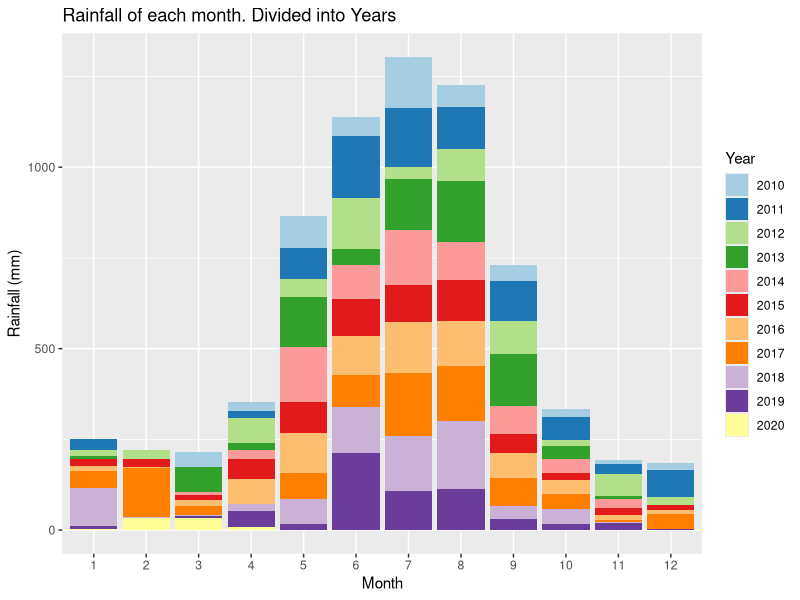
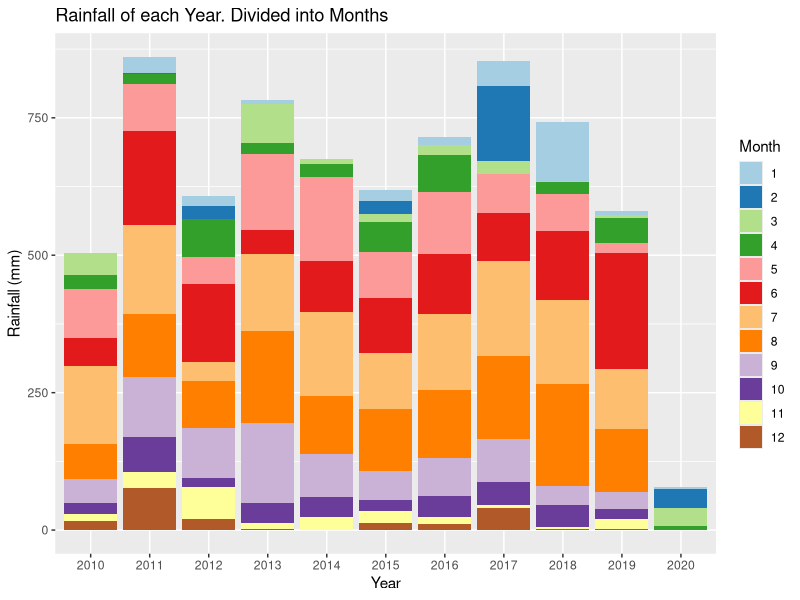
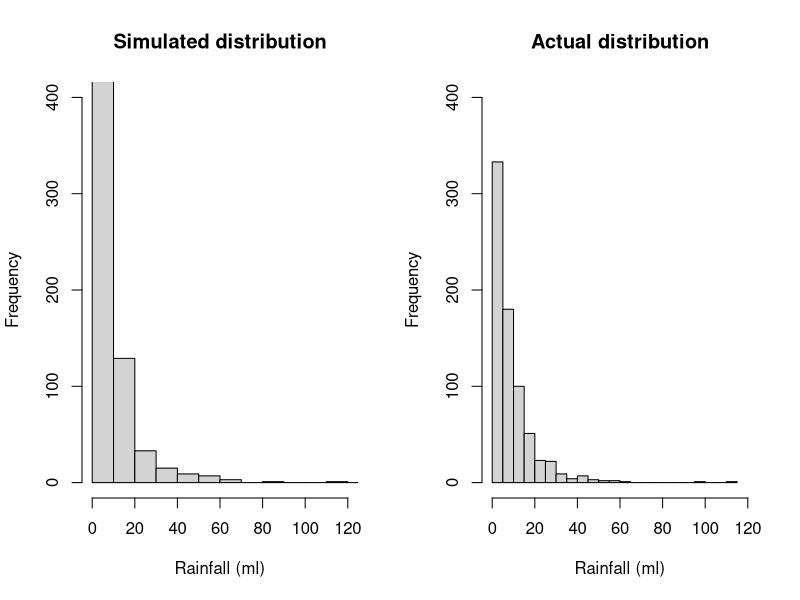
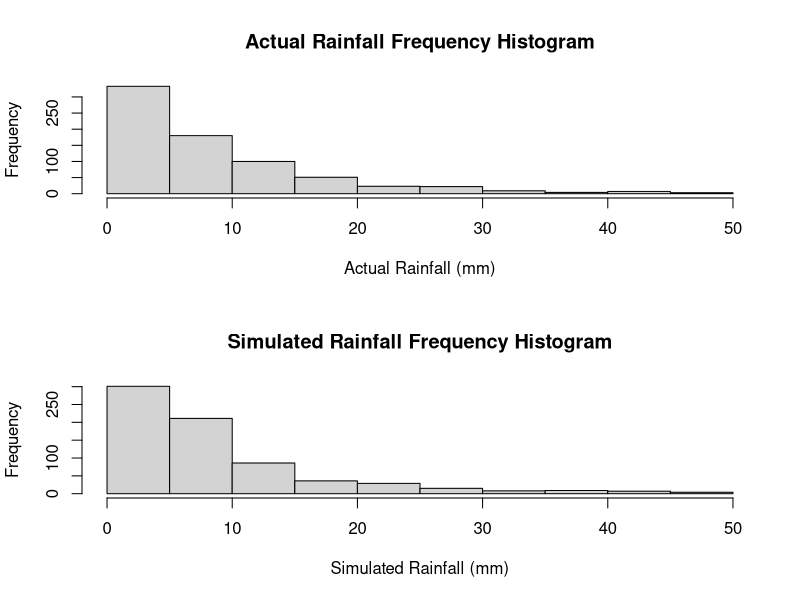
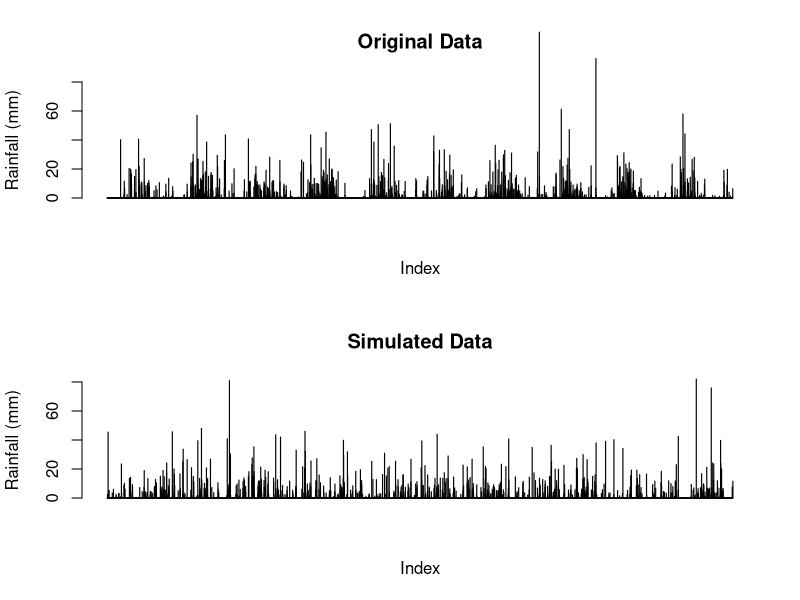
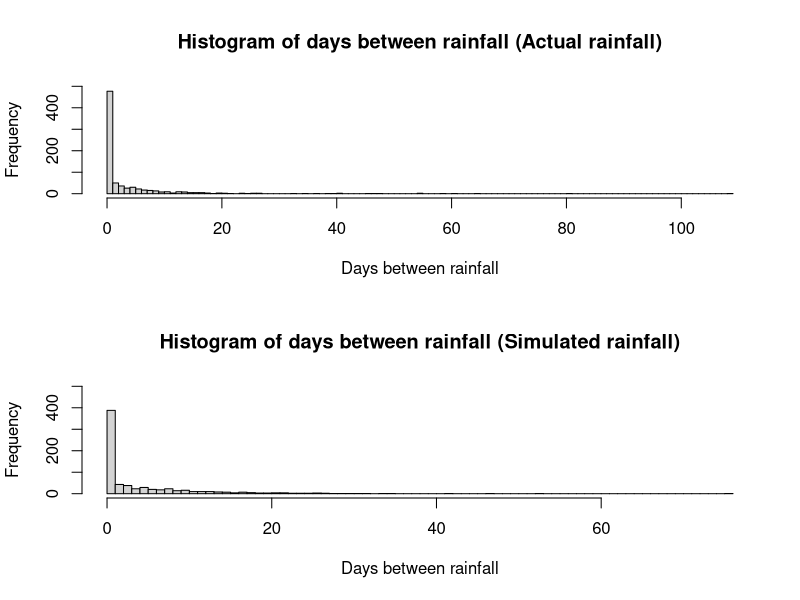
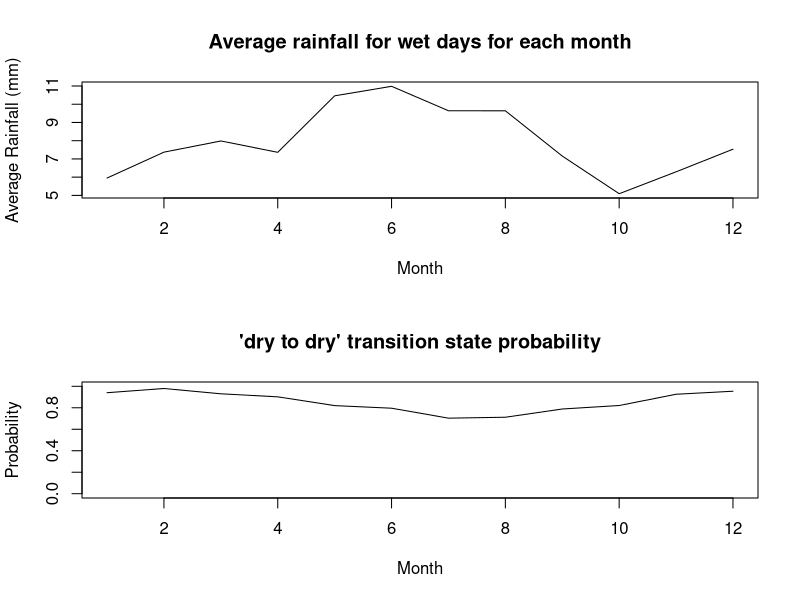
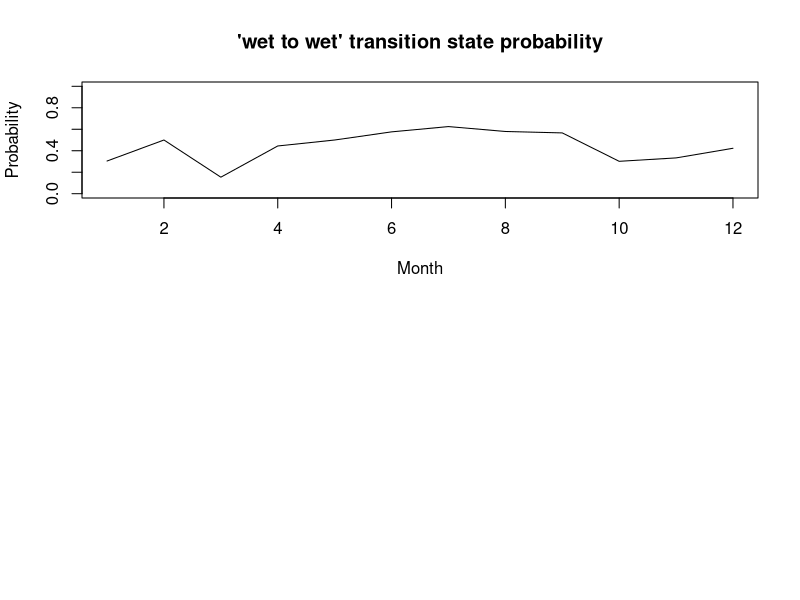

These figures' R source, in order:
## ---- chunk 1
knitr::opts_chunk$set(echo = TRUE)
## ---- chunk 2
# Reading in the data from the csv file
data <-  read.csv("IDCJAC0009_009225_1800_Data.csv")
weather_data <- data
weather_data <- weather_data[which(is.na(weather_data$Rainfall.amount..millimetres.) == FALSE),] # excluding rows with no rainfall record made 
## ---- chunk 3
weather_data$date <- do.call(paste, c(weather_data[c("Day", "Month", "Year")], sep = "-")) # creating a column that contains the date for easy indentification
## ---- chunk 4
# function to categorise day as either 'wet' or 'dry' for the Markov Chain functions
state <- function(x){
  stateList <- c()
  for(ii in 1:length(x)){
    if(x[ii] < 1){
      stateList <- c(stateList, "dry")
    }
    if(x[ii] >= 1){
      stateList <- c(stateList, "wet")
    }
  }
  return(stateList)
}
weather_data$state <- state(weather_data$Rainfall.amount..millimetres.)
## ---- chunk 5
head(weather_data[,c('Rainfall.amount..millimetres.','state')], 10)
## ---- chunk 6
# function establishing Markov Chain transition state. Establishing the relationship between the rainfall of a given day and the day before it.
transitionState <- function(x){
  transitionStateList <- c('') #can't find transition state of first observation
  for(i in 2:length(x)){
    if(x[i] == "dry"){
      if (x[i-1] == "dry"){
        transitionStateList <- c(transitionStateList, "DryToDry")
      }
      else {
        transitionStateList <- c(transitionStateList, "WetToDry")
      }
    }
    if(x[i] == "wet"){
      if (x[i-1] == "dry"){
        transitionStateList <- c(transitionStateList, "DryToWet")
      }
      else {
        transitionStateList <- c(transitionStateList, "WetToWet")
      }
    }
  }
  return(transitionStateList)
}
weather_data$transitionState <- transitionState(weather_data$state)
## ---- chunk 7
head(weather_data[,c('Rainfall.amount..millimetres.','state', 'transitionState')], 10)
## ---- chunk 8
train_data <- subset(weather_data, Year >= 2010) # only look at the most recent, relevant data.
library(ggplot2)
library(RColorBrewer)

# explorative plots investigating the distribution of rainfall across months and years

# Plotting the rainfall data (grouped by years and months)
# Distribution of rainfall by month (segmented by year)
ggplot(train_data, aes(x = factor(Month), y = Rainfall.amount..millimetres., fill = factor(Year))) + 
  geom_bar(stat = "identity") + 
  scale_fill_brewer(palette = "Paired") + 
  xlab("Month")+
  ylab("Rainfall (mm)")+
  labs(fill = "Year")+
  ggtitle("Rainfall of each month. Divided into Years")
# There does appear to be a rough distribution of rainfall by month. Most years May, June, July, August, and September (month 5-9) have the most rain. There are outliers

ggplot(train_data, aes(x = factor(Year), y = Rainfall.amount..millimetres., fill = factor(Month))) + 
  geom_bar(stat = "identity") + 
  scale_fill_brewer(palette = "Paired") + 
  xlab("Year")+
  ylab("Rainfall (mm)")+
  labs(fill = "Month")+
  ggtitle("Rainfall of each Year. Divided into Months")
# There does not appear to be any obvious pattern in the rainfall across the 10 years (note. 2020 only contains 4 months of data, hence the low rainfall). The average looks to be around 650-700 mm. 
## ---- chunk 9
table(train_data$Month, train_data$Year) # only four months of data in 2020
## ---- chunk 10
#Calculating transition state probabilities, in general (no respect to month or season)
weatherTable <- table(train_data$transitionState)
weatherTable

probWetToWet = weatherTable['WetToWet'] / (weatherTable['WetToWet'] + weatherTable['WetToDry'])
probWetToWet

probDryToDry = weatherTable['DryToDry'] / (weatherTable['DryToDry'] + weatherTable['DryToWet'])
probDryToDry
## ---- chunk 11
#Basic generator (No seasonal variation)

#calculated above
generateRainfallBasic <- function(genLength){
  currentState = "dry" # Years start with very little rain, so more likely to start dry
  rainAmountList <- c()
  for (i3 in 1:genLength){
    if (currentState == "dry"){
      if (runif(1) < probDryToDry){
        currentState = "dry"
      }
      else{
        currentState = "wet"
      }
    }
    else if (currentState == "wet"){
      if (runif(1) < probWetToWet){
        currentState = "wet"
      }
      else{
        currentState = "dry"
      }
    }
    #generating amount of rainfall if state is wet, else 0
    if (currentState == "wet"){
      rainAmount <- 5.66*exp(rnorm(1))
      rainAmountList <- c(rainAmountList, rainAmount)
    }
    else{
      rainAmountList <- c(rainAmountList, 0)
    }
  }
  return(rainAmountList)
}
## ---- chunk 12
#comparing log-normal against actual data, veeerryyyy close fit, will use log-normal for rainfall sim
par(mfrow=c(1,2))
p1 <- 5.66*exp(rnorm(732))
hist(p1, breaks = 30, xlim = c(0,120), ylim = c(0,400), main = "Simulated distribution", xlab = "Rainfall (ml)")

p2 <- train_data$Rainfall.amount..millimetres.[train_data$Rainfall.amount..millimetres.>1]
hist(p2, breaks = 30, xlim = c(0,120), ylim = c(0,400), main = "Actual distribution", xlab = "Rainfall (ml)")

mean(p1)
mean(p2)
## ---- chunk 13
#Basic generator tests
testRainfall = generateRainfallBasic(3761)

par(mfrow=c(2,1))
hist(train_data$Rainfall.amount..millimetres.[train_data$Rainfall.amount..millimetres.>1 & train_data$Rainfall.amount..millimetres.<50], xlab = "Actual Rainfall (mm)", main = "Actual Rainfall Frequency Histogram")
hist(testRainfall[testRainfall > 1 & testRainfall <50], xlab = "Simulated Rainfall (mm)", main = "Simulated Rainfall Frequency Histogram")

par(mfrow=c(2,1))
barplot(train_data$Rainfall.amount..millimetres., ylim = c(0,80), main = "Original Data", ylab = "Rainfall (mm)", xlab = "Index")
barplot(testRainfall, ylim = c(0,80), main = "Simulated Data", ylab = "Rainfall (mm)", xlab = "Index")
## ---- chunk 14
daysBetweenRain <- function(input){
  returnList <- c()
  currentLength <- 0
  for (i in input){
    if (i<1){
      currentLength <- currentLength + 1
    }
    else{
      returnList <- c(returnList, currentLength)
      currentLength <- 0
    }
  }
  return(returnList)
  }
## ---- chunk 15
hist(daysBetweenRain(train_data$Rainfall.amount..millimetres.)[train_data$Rainfall.amount..millimetres.>-1], main = "Histogram of days between rainfall (Actual rainfall)", breaks = 100, xlab = "Days between rainfall", ylim = c(0,500))
hist(daysBetweenRain(testRainfall)[daysBetweenRain(testRainfall)>-1], main = "Histogram of days between rainfall (Simulated rainfall)", breaks = 100, xlab = "Days between rainfall", ylim = c(0,500))
## ---- chunk 16
#Calculates the transition probabilities for each month
probTransStatesMonth <- function(input_data){
  transitonStatesMonthsFrame <- data.frame(list(rep(0, 12), list(rep(0, 12), list(rep(0,    12), list(rep(0, 12)))))) #Initialises 12x4 frame filled with zeroes (4 columns for each transition state, 12 rows for each month)
  names(transitonStatesMonthsFrame) <- c('DryToDry', 'DryToWet', 'WetToDry', 'WetToWet')

  #Makes the dataframe with the count of each transition state with each month
  for (i4 in 1:dim(input_data)[1]){
    tempTransitionState <- input_data[i4, 'transitionState']
    tempMonth <- input_data[i4, 'Month'] 
    transitonStatesMonthsFrame[tempMonth, tempTransitionState] <- transitonStatesMonthsFrame[tempMonth, tempTransitionState]+1 # increase count of tempTransitionState for month tempMonth by 1
  }

  #Calculates the transition state probabilities for each month in the data frame
  probTransitonStatesMonthsFrame <- transitonStatesMonthsFrame
  for (i in 1:dim(transitonStatesMonthsFrame)[1]){
  
    probTransitonStatesMonthsFrame[i, 'DryToDry'] <- transitonStatesMonthsFrame[i, 'DryToDry'] / (transitonStatesMonthsFrame[i, 'DryToDry'] + transitonStatesMonthsFrame[i, 'DryToWet'])
  
    probTransitonStatesMonthsFrame[i, 'DryToWet'] <- transitonStatesMonthsFrame[i, 'DryToWet'] / (transitonStatesMonthsFrame[i, 'DryToDry'] + transitonStatesMonthsFrame[i, 'DryToWet'])
    
    probTransitonStatesMonthsFrame[i, 'WetToDry'] <- transitonStatesMonthsFrame[i, 'WetToDry'] / (transitonStatesMonthsFrame[i, 'WetToDry'] + transitonStatesMonthsFrame[i, 'WetToWet'])
    probTransitonStatesMonthsFrame[i, 'WetToWet'] <- transitonStatesMonthsFrame[i, 'WetToWet'] / (transitonStatesMonthsFrame[i, 'WetToDry'] + transitonStatesMonthsFrame[i, 'WetToWet'])
    # this data frame 'probTransitionStatesMonthsFrame' will be called directly in the generator, so must be called as such when exported
  }
  return(probTransitonStatesMonthsFrame)
}
## ---- chunk 17
probTransitonStatesMonthsFrame <- probTransStatesMonth(train_data)
head(probTransitonStatesMonthsFrame, 10)
## ---- chunk 18
#testing average rainfall when its rains in each month, and for wettowet vs drytowet transitions.
test_w2w <- train_data$Rainfall.amount..millimetres.[train_data$transitionState == "WetToWet"]
test_d2w <- train_data$Rainfall.amount..millimetres.[train_data$transitionState == "DryToWet"]
mean(test_w2w)
mean(test_d2w)
wilcox.test(test_d2w, test_w2w)
#since resulting wilcox test p-value is 0.85, we conclude that theres no difference in rainfall depending on the transition state, and do not need to include it in our model.

test_rainfallPerMonth <- train_data[train_data$state == "wet",c(4,6)]
kruskal.test(Rainfall.amount..millimetres. ~ Month, data = test_rainfallPerMonth)
#p-val = 0.00016, therefore difference between average rainfall for each month

## ---- chunk 19
#calculating the mean rainfall when it rains for each month, to change how much it rains according to the generator later on. Limited to less than 60 mls as the dataset is not large enough for large rainfall amounts (such as 114ml in feburary) to not throw the mean off.
rainMonthData <- c()
for (i in 1:12){
  temp<- train_data$Rainfall.amount..millimetres.[train_data$state == "wet" & train_data$Month == i & train_data$Rainfall.amount..millimetres. < 60]
  rainMonthData <- c(rainMonthData, list(temp))
  rm(temp)
}

rainfallAvgMonth <- sapply(rainMonthData, mean)

## ---- chunk 20
plot(c(1:12), rainfallAvgMonth, type = "l", xlab = "Month", ylab = "Average Rainfall (mm)", main = "Average rainfall for wet days for each month")
## ---- chunk 21
#How the transition state probabilities vary for each month
plot(probTransitonStatesMonthsFrame$DryToDry, ylim = c(0,1), xlab = "Month", main = "'dry to dry' transition state probability", type = 'l', ylab = "Probability")
plot(probTransitonStatesMonthsFrame$WetToWet, ylim = c(0,1), xlab = "Month", main = "'wet to wet' transition state probability", type = 'l', ylab = "Probability")
## ---- chunk 22
#Weather generator accounting  for seasonal variation of transition states or something i hope
#This is just a regular version of basic generator it's mostly the same in fact if i forget to even do this it is the same

generateRainfallSeasonal <- function(input){
  # input must be weather_data or a subset of weather_data
  currentState = "dry" #can make this into a random choice later
  rainAmountList <- c()
  for (i5 in 1:dim(input)[1]){
    if (currentState == "dry"){
      if (runif(1) < probTransitonStatesMonthsFrame[input[i5, 'Month'], 'DryToDry']){ #now inputs depending on the month of input
        currentState = "dry"
      }
      else{
        currentState = "wet"
      }
    }
    else if (currentState == "wet"){
      if (runif(1) < probTransitonStatesMonthsFrame[input[i5, 'Month'], 'WetToWet']){
        currentState = "wet"
      }
      else{
        currentState = "dry"
      }
    }                                   
    #generating amount of rainfall if state is wet, else 0
    if (currentState == "wet"){
      #rainAmount <- 5.66*exp(rnorm(1)) #now log-normal dist, 5 used because is close to mean of weather_data's / the mean of what exp(rnorm(1)) is by default /// Old Version 
      rainAmount <- rainfallAvgMonth[input[i5, 'Month']]*exp(rnorm(1))/1.648 
      #average of exp(rnorm(1)) is ~1.648, so we divide by that so the average of each month will just be the actual average calculated from rainfallAvgMonth.
      rainAmountList <- c(rainAmountList, rainAmount)
    }
    else{
      rainAmountList <- c(rainAmountList, 0)
    }
  }
  return(rainAmountList)
}
## ---- chunk 23
#testing code for seasonal generator
inputSeasonalRainfall <- dplyr::select(train_data, 'Year', 'Month', 'Day') #using existing train data's dates to input to function, instead of putting in just how many to generate
testSeasonalRainfall = generateRainfallSeasonal(inputSeasonalRainfall)
## ---- chunk 24
plot_seasonal_data <- function(training_data_input,seasoned_data_rainfall){
  par(mfrow=c(2,1))
  barplot(training_data_input$Rainfall.amount..millimetres., ylim = c(0,80), main = "Original Data", ylab = "Rainfall (mm)", xlab = "Index")
  barplot(seasoned_data_rainfall, ylim = c(0,80), main = "Simulated Data - seasonal", ylab = "Rainfall (mm)", xlab = "Index")
}
plot_seasonal_data(train_data,testSeasonalRainfall)
## ---- chunk 25
hist(daysBetweenRain(train_data$Rainfall.amount..millimetres.)[train_data$Rainfall.amount..millimetres.>-1], main = "Histogram of days between rainfall (Actual rainfall)", breaks = 100, xlab = "Days between rainfall", ylim = c(0,500))
hist(daysBetweenRain(testSeasonalRainfall)[daysBetweenRain(testSeasonalRainfall)>-1], main = "Histogram of days between rainfall (Simulated rainfall)", breaks = 100, xlab = "Days between rainfall", ylim = c(0,500))
## ---- chunk 26
wilcox.test(daysBetweenRain(testSeasonalRainfall), daysBetweenRain(train_data$Rainfall.amount..millimetres.))
mean(daysBetweenRain(testSeasonalRainfall)); mean(daysBetweenRain(train_data$Rainfall.amount..millimetres.))
sd(daysBetweenRain(testSeasonalRainfall)); sd(daysBetweenRain(train_data$Rainfall.amount..millimetres.))
## ---- chunk 27
#comparing log-normal against actual data, veeerryyyy close fit, will use log-normal for rainfall sim
p1 <- 5.66*exp(rnorm(732))
p1 <- p1[p1>1]
hist(p1, breaks = 30, xlim = c(0,120), ylim = c(0,400), main = "Simulated distribution")

p2 <- train_data$Rainfall.amount..millimetres.[train_data$Rainfall.amount..millimetres.>1]
hist(p2, breaks = 30, xlim = c(0,120), ylim = c(0,400), main = "actual distribution")
## ---- chunk 28
set.seed(100345)
sampID <- sample.int(nrow(train_data), size = 0.8*nrow(train_data), replace = FALSE)
train_data <- train_data[sampID,] # 80% of data for training
test_data <- train_data[-sampID,] # 20% for testing
## ---- chunk 29
probTransitonStatesMonthsFrame <- probTransStatesMonth(train_data) # retraining seasonal generator probTransitionStatesMonthsFrame with new training data (now only 80% of the original train_data)
# calucating the new average rainfall for each month
rainMonthData <- c()
for (i in 1:12){
  temp<- train_data$Rainfall.amount..millimetres.[train_data$state == "wet" & train_data$Month == i & train_data$Rainfall.amount..millimetres. < 60]
  rainMonthData <- c(rainMonthData, list(temp))
  rm(temp)
}
rainfallAvgMonth <- sapply(rainMonthData, mean)
## ---- chunk 30
#generates a simulation with the same number of observations as test_data (20% of the total data)
testSeasonalRainfall20 = generateRainfallSeasonal(test_data) 
## ---- chunk 31
par(mfrow = c(2, 1))
barplot(testSeasonalRainfall20, ylab = "Rainfall (mm)", xlab = "index", main = "Simulated data")
barplot(test_data$Rainfall.amount..millimetres., ylab = "Rainfall (mm)", xlab  = "index", main = "Actual data")
## ---- chunk 32
# Wilcoxon signed rank test
WT <- wilcox.test(testSeasonalRainfall20, test_data$Rainfall.amount..millimetres., paired=T)
print("Wilcoxon rank sum p-value")
WT$p.value
# paired student t test
TT <- t.test(testSeasonalRainfall20, test_data$Rainfall.amount..millimetres., paired=T)
print("t-test p-value")
TT$p.value
## ---- chunk 33
train_data <- subset(weather_data, Year >= 2010)
train10_data <- subset(weather_data, Year >= 2009 & Year < 2019)
data_2019 <- subset(weather_data, Year == 2019)
## ---- chunk 34
probTransitonStatesMonthsFrame <- probTransStatesMonth(train10_data) # retraining seasonal generator probTransitionStatesMonthsFrame with train10_data
set.seed(10356)
monthList <- subset(weather_data, Year == 2019) # a year that isn't a leap year to get the month list, as generation algorithm only requires months
monthList <- monthList['Month']
testSeasonalRainfall10 <- generateRainfallSeasonal(monthList)
## ---- chunk 35
#compare generated year against 2019
par(mfrow = c(2,1))
barplot(testSeasonalRainfall10, xlab = "Index", ylab = "Rainfall (mm)", main = "Simulated Rainfall")
barplot(data_2019$Rainfall.amount..millimetres., xlab = "Index", ylab = "Rainfall (mm)", main = "2019 Rainfall")
## ---- chunk 36
# check other years for comparison
par(mfrow = c(3,2))
barplot(testSeasonalRainfall10, xlab = "Index", ylab = "Rainfall (mm)", main = "Simulated Rainfall")
year <- subset(weather_data, Year == 2015)
barplot(year$Rainfall.amount..millimetres., xlab = "Index", ylab = "Rainfall (mm)", main = "2015 Rainfall")
year <- subset(weather_data, Year == 2008)
barplot(year$Rainfall.amount..millimetres., xlab = "Index", ylab = "Rainfall (mm)", main = "2008 Rainfall")
year <- subset(weather_data, Year == 2015)
barplot(year$Rainfall.amount..millimetres., xlab = "Index", ylab = "Rainfall (mm)", main = "2017 Rainfall")
year <- subset(weather_data, Year == 2007)
barplot(year$Rainfall.amount..millimetres., xlab = "Index", ylab = "Rainfall (mm)", main = "2007 Rainfall")
year <- subset(weather_data, Year == 2013)
barplot(year$Rainfall.amount..millimetres., xlab = "Index", ylab = "Rainfall (mm)", main = "2013 Rainfall")
rm(year)
## ---- chunk 37
# Creates a graph of difference in rainfall for years, weeks, months, years to see if there are any potential patterns.
# Creates a list of the weekly rainfall
RainfallWeekly <- data.frame("Rainfall (mm)", "Week")
colnames(RainfallWeekly) <- c("Rainfall (mm)", "Week")
RainfallWeekly$`Rainfall (mm)` <- as.numeric(RainfallWeekly$`Rainfall (mm)`)
RainfallWeekly$Week <- as.numeric(RainfallWeekly$Week)
week = 1
weekRain = 0
for(ii in c(1: nrow(weather_data))){
  weekRain = weekRain + weather_data[ii, 6] # rainfall amount for that row
  
  if(ii%%7 == 0){ # every 7th row
    RainfallWeekly[(ii/7), 1] <- weekRain # 1 row of RainfallWeekly created every 7 rows (1 weeks) - inserting rainfall total for that week
    RainfallWeekly[(ii/7), 2] <- week
    week = week + 1
    weekRain = 0 # clear total rainfall to prepare for next week
  }
}
## ---- chunk 38
RainfallWeeklyDiff <- data.frame(c(1:(nrow(RainfallWeekly)-1)), c(1:(nrow(RainfallWeekly)-1))) # data frame with two columns, one less row than RainfallWeekly
colnames(RainfallWeeklyDiff) <- c("Rainfall diff (mm)", "Week")
RainfallWeeklyDiff$`Rainfall diff (mm)` <- diff(RainfallWeekly$`Rainfall (mm)`) # change in weeks
## ---- chunk 39
# plot first 700 weeks first against the difference in rainfall, and then the rainfall per week
par(mfrow = c(4,1))
plot(RainfallWeeklyDiff[c(1:350), 2], RainfallWeeklyDiff[c(1:350), 1], xlab = "week", ylab = "change in rainfall (mm)", cex = 2, type = "b", main = "Difference in rainfall (mm) by week")
plot(RainfallWeekly[c(1:350), 2], RainfallWeekly[c(1:350), 1], xlab = "week", ylab = "rainfall (mm)", type = "l", main = "Rainfall (mm) by week")
plot(RainfallWeeklyDiff[c(351:700), 2], RainfallWeeklyDiff[c(351:700), 1], xlab = "week", ylab = "change in rainfall (mm)", cex = 2, type = "b", main = "Difference in rainfall (mm) by week")
plot(RainfallWeekly[c(351:700), 2], RainfallWeekly[c(351:700), 1], xlab = "week", ylab = "rainfall (mm)", type = "l", main = "Rainfall (mm) by week")
## ---- chunk 40
# plot second 700 weeks first against the difference in rainfall, and then the rainfall per week
par(mfrow = c(4,1))
plot(RainfallWeeklyDiff[c(701:1050), 2], RainfallWeeklyDiff[c(701:1050), 1], xlab = "week", ylab = "change in rainfall (mm)", cex = 2, type = "b")
plot(RainfallWeekly[c(701:1050), 2], RainfallWeekly[c(701:1050), 1], xlab = "week", ylab = "rainfall (mm)", type = "l")
plot(RainfallWeeklyDiff[c(1051:1414), 2], RainfallWeeklyDiff[c(1051:1414), 1], xlab = "week", ylab = "change in rainfall (mm)", cex = 2, type = "b")
plot(RainfallWeekly[c(1051:1414), 2], RainfallWeekly[c(1051:1414), 1], xlab = "week", ylab = "rainfall (mm)", type = "l")
## ---- chunk 41
rainSort_2019 <- data_2019$Rainfall.amount..millimetres.
# qqplot before removing 'dry' days
qqnorm(rainSort_2019, pch = 1, frame = F, main = "Normal Q-Q Plot of Rainfall 2019 (including dry days)")
qqline(rainSort_2019, col = "red", lwd = 2)
rainSort_2019 <- rainSort_2019[which(rainSort_2019 != 0)]
# qqplot after removing 'dry' days
qqnorm(rainSort_2019, pch = 1, frame = F, main = "Normal Q-Q Plot of Rainfall 2019 (excluding dry days)")
qqline(rainSort_2019, col = "red", lwd = 2)
hist(rainSort_2019, breaks = 50)
# data is not normally distributed
rm(rainSort_2019)
## ---- chunk 42
rain2019 <- subset(weather_data, Year == 2019)
length(rain2019$Rainfall.amount..millimetres.)
length(testSeasonalRainfall10)
# Function that returns the sum of ranks of difference (w+ and w-) that are part of the Wilcoxon signed rank calculations
returnRanks <- function(simulated, actual){
  diffs <- (simulated - actual)
  diffs <- diffs[diffs != 0]
  posDifs <- which(diffs > 0)
  negDiffs <- which(diffs < 0)
  rank <- rank(abs(diffs))
  rankPosDiff <- sum(rank[posDifs])
  rankNegDiff <- sum(rank[negDiffs]) 
  return(c(rankPosDiff, rankNegDiff))
}
## ---- chunk 43
table(rain2019$Month)
# To perform the Wilcoxon Signed Rank test we must have paired data, so we have to find the extra dates in testSeasonalRainfall10 (note: 2019 is a non leap year) and remove them.
# Upon review we find that there are days missing from October and December.
## ---- chunk 44
table(rain2019$Day)
# One month is missing a day 5, and another is missing a day 19 (both 11 when should be 12)
temp <- subset(rain2019, Day == 5)
temp$Month # 5th of October missing
temp <- subset(rain2019, Day == 19)
temp$Month # 19th of December missing
rm(temp)
which(rain2019$date == "4-10-2019") # find what row the day before 5-10-2019 is
# Therefore 5-10-2019 would be row 278 (277+1)
which(rain2019$date == "18-12-2019") # find what row the day before 5-10-2019 is
# Therefore 5-10-2019 would be row 353 (351+2). Add two as both 5th october and 19th december are missing
## ---- chunk 45
# We find that the days are day 278 and 353 from testSeasonalRainfall10
simRainfall2019 <- testSeasonalRainfall10
## ---- chunk 46
set.seed(102343656)
monthList <- subset(weather_data, Year == 2019) # A year that isn't a leap year to get the month list, as generation algorithm only requires months
monthList <- monthList['Month']
testSeasonalRainfall10 <- generateRainfallSeasonal(monthList)
simRainfall2019 <- testSeasonalRainfall10 # Have to remove day 278 and day 353 data from testSeasonalRainfall10 because 2019 data list is missing these days
## ---- chunk 47
wilcox <- function(seed, year, remove_days){
  set.seed(seed)
  monthList <- subset(weather_data, Year == year) # a year that isn't a leap year to get the month list, as generation algorithm only requires months
  monthList <- monthList['Month']
  testSeasonalRainfall10 <- generateRainfallSeasonal(monthList)
  if (remove_days == 1){
    simRainfall2019 <- testSeasonalRainfall10[-c(278, 353)]
  } else if (remove_days == 0){
    simRainfall2019 <- testSeasonalRainfall10 # remove day 278 and day 353 data from testSeasonalRainfall10
  }
  # test of testSeasonalRainfall10 against 2019 rainfall (testSeasonalRainfall10 was simulation of 2019 rainfall)
  print(wilcox.test(rain2019$Rainfall.amount..millimetres., simRainfall2019, paired = T, alternative = "t", conf.int = T, conf.level = 0.95))
  WP <- wilcox.test(rain2019$Rainfall.amount..millimetres., simRainfall2019, paired = T, alternative = "t", conf.int = T, conf.level = 0.95)
  cat("P-value is",WP$p.value,"\n")
  # the p-value is 0.04918,indicating that it is likely that there is a significant difference between the simulated data and the actual data. This means that one   set of data was consistently and significantly larger than the other
  # manual calculation of Wilcoxon signed rank values 

  sumRanks <- returnRanks(simRainfall2019, rain2019$Rainfall.amount..millimetres.)
  cat(sumRanks[1], "is the sum of the ranks of the positive differences","\n")
  cat(sumRanks[2], "is the sum of the ranks of the negative differences","\n")

  # rankPosDiff (the sum of the ranks of the differences where the simulated data is greater than the actual) is 7414. rankNegDiff (the sum of the ranks of the the differences where the actual is greater than the simulated) is 5147. rankPosDiff is quite a bit larger than rankNegDiff
}
wilcox(40565, 2019, 0)
## ---- chunk 48
wilcox(12345, 2011, 1)
wilcox(347876, 2011, 1)
wilcox(3456789, 2011, 1)
## ---- chunk 49
# looking at the four total simulations created, there is generally no significant different between the simulated rainfall and the actual rainfall. 
# However looking at rankPosDiff and rankNegDiff calculated for each (the sum of the ranks of the positive and negative differences between the simulated and actual data respectively), the simulated rainfall was consistently larger than the actual data 
# The reason for this is likely because 2019 had a very small amount of rainfall compared to the rest of the years.
sum(train10_data$Rainfall.amount..millimetres.)/10 #/10 to get average of 10 years of rain data
sum(rain2019$Rainfall.amount..millimetres.)
## ---- chunk 50
median(simRainfall2019)
median(rain2019$Rainfall.amount..millimetres.)

# given the number of dry days, it makes sense that the median's would be very similar in the Wilcoxon Signed Rank test
# To perform the Wilcoxon Signed Rank test we remove those dates from testSeasonalRainfall10
# 2019 is a non leap year so February will have 28 days
#October 5th and December 19th are missing, so we remove them
month_result <- which(rain2019$date == "4-10-2019" | rain2019$date=="18-12-2019")
simRainfall2019 <- testSeasonalRainfall10
# Test of testSeasonalRainfall10 against 2019 rainfall (testSeasonalRainfall10 was simulation of 2019 rainfall)
wilcox.test(simRainfall2019, rain2019$Rainfall.amount..millimetres., paired = T, alternative = "t")

# Since the p-value is relatively high, it can be concluded that there is no significant diference between the simulated 2019 data and the actual 2019 data. 
# While the simulation may not be an accurate prediction of 2019 (as seen in the barplots), the simulation was also not logically flawed, as there is not a significant difference between the median of the simulation and the median of the actual.
#Furthermore, a qucik comparison of the medians in the Wilcoxon Signed Rank test shows that (as expected) they are also very similar.
cat("Median of actual and simulated rainfall respectively: ", median(rain2019$Rainfall.amount..millimetres.), median(simRainfall2019))
rm(simRainfall2019)
## ---- chunk 51
# looking at 2013 data (which had a larger than average amount of rain)
rain2013 <- subset(weather_data, Year == 2013)
monthList <- subset(weather_data, Year == 2013) # A year that isn't a leap year to get the month list, as generation algorithm only requires months
monthList <- monthList['Month']
simRainfall2013 <- generateRainfallSeasonal(monthList)
wilcox.test(simRainfall2013, rain2013$Rainfall.amount..millimetres., paired = T, conf.int = T, conf.level = 0.95)

par(mfrow = c(2,1))
barplot(simRainfall2013, xlab = "Index", ylab = "Rainfall (mm)", main = "Simulated Rainfall")
barplot(rain2013$Rainfall.amount..millimetres., xlab = "Index", ylab = "Rainfall (mm)", main = "2013 Rainfall")

diffs <- (simRainfall2013 - rain2013$Rainfall.amount..millimetres.)
diffs <- diffs[diffs != 0]
posDifs <- which(diffs > 0)
negDiffs <- which(diffs < 0)
rank <- rank(abs(diffs))
rankPosDiff <- sum(rank[posDifs])
rankNegDiff <- sum(rank[negDiffs]) 

rankPosDiff
rankNegDiff
mean(diffs)
## ---- chunk 52
# Reading in the data from the csv file for the Sydney Location
data2 <-  read.csv("IDCJAC0009_066062_1800_Data.csv")
weather_data2 <- data
weather_data2 <- weather_data2[which(is.na(weather_data2$Rainfall.amount..millimetres.) == FALSE),] # excluding rows with no rainfall record made
weather_data$date2 <- do.call(paste, c(weather_data[c("Day", "Month", "Year")], sep = "-")) # creating a column that contains the date for easy indentification
train_data2 <- subset(weather_data2, Year >= 2010)
inputSeasonalRainfall2 <- dplyr::select(train_data2, 'Year', 'Month', 'Day')
testSeasonalRainfall2 = generateRainfallSeasonal(inputSeasonalRainfall2)
plot_seasonal_data(train_data2,testSeasonalRainfall2)
